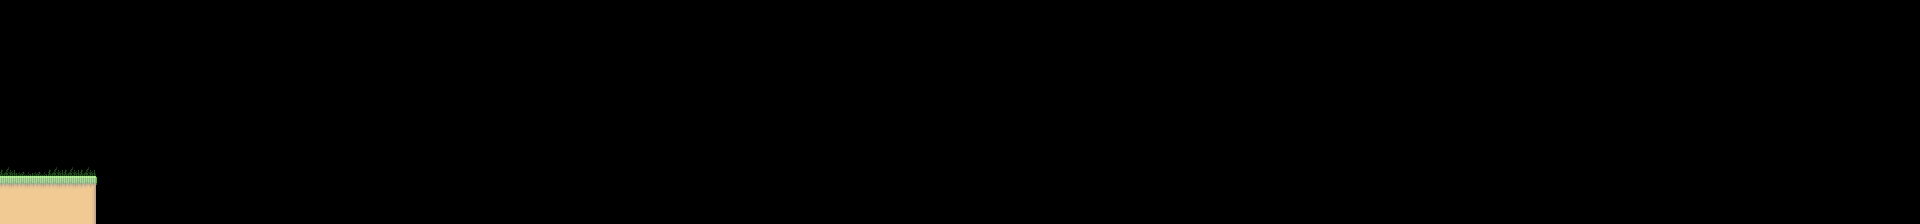

The image is a tile-based game level rendered from a .tmx file. Its description and source (layers, tilesets, objects; grid data summarised) follow:
An orthogonal 120x14 tile map with 16x16 px tiles, 12 tile layers (Back1, Back2, Back3, Grass, ...), 3 tilesets and 2 objects.

<map version="1.2" tiledversion="1.3.4" orientation="orthogonal" renderorder="right-down" width="120" height="14" tilewidth="16" tileheight="16" infinite="0" nextlayerid="20" nextobjectid="218">
 <properties>
  <property name="background_back" value="bg1_back" />
  <property name="background_front" value="bg1_front" />
 </properties>
 <tileset firstgid="1" name="blocks" tilewidth="16" tileheight="16" tilecount="16" columns="4">
  <image source="../blocks.png" width="64" height="64" />
  <tile id="0">
   <properties>
    <property name="block" value="" />
   </properties>
  </tile>
  <tile id="1">
   <properties>
    <property name="top_block" value="" />
   </properties>
  </tile>
  <tile id="2">
   <properties>
    <property name="slider" value="" />
   </properties>
  </tile>
  <tile id="3">
   <properties>
    <property name="top_slider" value="" />
   </properties>
  </tile>
  <tile id="4">
   <properties>
    <property name="water" value="" />
   </properties>
  </tile>
  <tile id="5">
   <properties>
    <property name="spike" value="" />
   </properties>
  </tile>
  <tile id="6">
   <properties>
    <property name="poison" value="" />
   </properties>
  </tile>
  <tile id="7">
   <properties>
    <property name="death" value="" />
   </properties>
  </tile>
  <tile id="8">
   <properties>
    <property name="block" value="" />
    <property name="climb" value="" />
   </properties>
  </tile>
 </tileset>
 <tileset firstgid="17" name="tileset" tilewidth="16" tileheight="16" spacing="2" margin="1" tilecount="784" columns="28">
  <image source="../tileset1.png" width="512" height="512" />
  <tile id="169">
   <animation>
    <frame tileid="169" duration="100" />
    <frame tileid="170" duration="100" />
    <frame tileid="171" duration="100" />
    <frame tileid="172" duration="100" />
    <frame tileid="173" duration="100" />
   </animation>
  </tile>
 </tileset>
 <tileset firstgid="801" name="objects" tilewidth="92" tileheight="49" tilecount="29" columns="0">
  <grid orientation="orthogonal" width="32" height="32" />
  <tile id="0">
   <properties>
    <property name="type" value="player" />
   </properties>
   <image width="32" height="32" source="../objects/player.png" />
  </tile>
  <tile id="1">
   <properties>
    <property name="direction" value="left" />
    <property name="group" value="" />
    <property name="speed" type="float" value="28" />
    <property name="type" value="crab" />
    <property name="watch_edge" type="bool" value="true" />
   </properties>
   <image width="32" height="17" source="../objects/crab.png" />
  </tile>
  <tile id="2">
   <properties>
    <property name="active" value="false" />
    <property name="gravity" type="float" value="-700" />
    <property name="group" value="" />
    <property name="start_speed" type="float" value="420" />
    <property name="type" value="piranha" />
    <property name="wait" type="float" value="1" />
   </properties>
   <image width="22" height="30" source="../objects/piranha.png" />
  </tile>
  <tile id="3">
   <properties>
    <property name="active" value="false" />
    <property name="group" value="" />
    <property name="move_type" value="fc" />
    <property name="path" value="" />
    <property name="slowing" type="bool" value="true" />
    <property name="speed" type="float" value="60" />
    <property name="start_index" type="int" value="0" />
    <property name="type" value="watermine" />
    <property name="wait_time" type="float" value="0" />
   </properties>
   <image width="32" height="32" source="../objects/watermine.png" />
  </tile>
  <tile id="4">
   <properties>
    <property name="item" value="" />
    <property name="type" value="box" />
   </properties>
   <image width="16" height="16" source="../objects/box.png" />
  </tile>
  <tile id="5">
   <properties>
    <property name="type" value="floppy" />
   </properties>
   <image width="16" height="16" source="../objects/floppy.png" />
  </tile>
  <tile id="6">
   <properties>
    <property name="type" value="lollipop" />
   </properties>
   <image width="16" height="16" source="../objects/lollipop.png" />
  </tile>
  <tile id="7">
   <properties>
    <property name="type" value="tequila" />
   </properties>
   <image width="16" height="16" source="../objects/tequila.png" />
  </tile>
  <tile id="8">
   <properties>
    <property name="active" value="false" />
    <property name="group" value="" />
    <property name="move_type" value="fc" />
    <property name="offset" type="int" value="1" />
    <property name="path" value="" />
    <property name="slowing" type="bool" value="true" />
    <property name="speed" type="float" value="0" />
    <property name="sprite" value="platform1" />
    <property name="start_index" type="int" value="0" />
    <property name="type" value="platform" />
    <property name="wait_time" type="float" value="0" />
   </properties>
   <image width="31" height="8" source="../objects/platform1.png" />
  </tile>
  <tile id="9">
   <properties>
    <property name="delay" type="float" value="0.33" />
    <property name="distance" type="float" value="64" />
    <property name="group" value="" />
    <property name="type" value="coconut" />
   </properties>
   <image width="12" height="17" source="../objects/coconut.png" />
  </tile>
  <tile id="10">
   <properties>
    <property name="type" value="spike" />
   </properties>
   <image width="16" height="12" source="../objects/spike.png" />
  </tile>
  <tile id="11">
   <properties>
    <property name="type" value="falling_platform" />
   </properties>
   <image width="16" height="8" source="../objects/falling_floor1.png" />
  </tile>
  <tile id="12">
   <properties>
    <property name="active" value="false" />
    <property name="direction" value="left" />
    <property name="group" value="" />
    <property name="speed" type="float" value="20" />
    <property name="type" value="hedgehog" />
    <property name="watch_edge" type="bool" value="true" />
   </properties>
   <image width="25" height="14" source="../objects/hedgehog.png" />
  </tile>
  <tile id="13">
   <properties>
    <property name="type" value="dplatform" />
   </properties>
   <image width="16" height="16" source="../objects/dplatform.png" />
  </tile>
  <tile id="14">
   <properties>
    <property name="active" value="false" />
    <property name="direction" value="left" />
    <property name="forward_speed" type="float" value="100" />
    <property name="group" value="" />
    <property name="jump_speed" type="float" value="200" />
    <property name="type" value="frog" />
    <property name="wait" type="float" value="0.6" />
   </properties>
   <image width="22" height="15" source="../objects/frog.png" />
  </tile>
  <tile id="15">
   <properties>
    <property name="type" value="tram" />
   </properties>
   <image width="24" height="17" source="../objects/tram.png" />
  </tile>
  <tile id="17">
   <properties>
    <property name="jump_speed" type="float" value="600" />
    <property name="type" value="springboard" />
   </properties>
   <image width="20" height="13" source="../objects/springboard.png" />
  </tile>
  <tile id="18">
   <properties>
    <property name="active" value="false" />
    <property name="move_type" value="fc" />
    <property name="path" value="" />
    <property name="slowing" type="bool" value="true" />
    <property name="speed" type="float" value="60" />
    <property name="sprite" value="movable1" />
    <property name="start" type="bool" value="false" />
    <property name="start_index" type="int" value="0" />
    <property name="type" value="movable" />
    <property name="wait_time" type="float" value="0" />
   </properties>
   <image width="49" height="16" source="../objects/movable1.png" />
  </tile>
  <tile id="19">
   <properties>
    <property name="inverse" type="bool" value="false" />
    <property name="names" value="" />
    <property name="repeat_time" type="float" value="0" />
    <property name="type" value="button" />
   </properties>
   <image width="16" height="5" source="../objects/button1.png" />
  </tile>
  <tile id="20">
   <properties>
    <property name="type" value="oxygen" />
   </properties>
   <image width="32" height="32" source="../objects/oxygen.png" />
  </tile>
  <tile id="21">
   <properties>
    <property name="left" type="bool" value="false" />
    <property name="type" value="exit" />
   </properties>
   <image width="16" height="16" source="../objects/exit.png" />
  </tile>
  <tile id="22">
   <properties>
    <property name="cutscene" type="bool" value="false" />
    <property name="once" type="bool" value="false" />
    <property name="path" value="" />
    <property name="type" value="action" />
   </properties>
   <image width="16" height="16" source="../objects/action.png" />
  </tile>
  <tile id="23">
   <properties>
    <property name="names" value="" />
    <property name="type" value="kill_switch" />
   </properties>
   <image width="16" height="16" source="../objects/kill_switch.png" />
  </tile>
  <tile id="24">
   <properties>
    <property name="bottom" value="" />
    <property name="fade" type="bool" value="false" />
    <property name="left" value="" />
    <property name="right" value="" />
    <property name="top" value="" />
    <property name="type" value="camera_limit_trigger" />
   </properties>
   <image width="16" height="16" source="../objects/camera_limit_trigger.png" />
  </tile>
  <tile id="25">
   <properties>
    <property name="type" value="revive" />
   </properties>
   <image width="16" height="16" source="../objects/revive.png" />
  </tile>
  <tile id="26">
   <properties>
    <property name="type" value="target" />
   </properties>
   <image width="16" height="16" source="../objects/target.png" />
  </tile>
  <tile id="27">
   <properties>
    <property name="active" value="false" />
    <property name="direction" value="left" />
    <property name="group" value="" />
    <property name="move_type" value="fc" />
    <property name="path" value="" />
    <property name="slowing" type="bool" value="true" />
    <property name="speed" type="float" value="60" />
    <property name="start_index" type="int" value="0" />
    <property name="type" value="purple_piranha" />
    <property name="wait_time" type="float" value="0" />
   </properties>
   <image width="32" height="32" source="../objects/purple_piranha.png" />
  </tile>
  <tile id="28">
   <properties>
    <property name="active" value="false" />
    <property name="move_type" value="fc" />
    <property name="path" value="" />
    <property name="slowing" type="bool" value="true" />
    <property name="speed" type="float" value="60" />
    <property name="sprite" value="movable1_vertical" />
    <property name="start" type="bool" value="false" />
    <property name="start_index" type="int" value="0" />
    <property name="type" value="movable" />
    <property name="wait_time" type="float" value="0" />
   </properties>
   <image width="17" height="49" source="../objects/movable1_vertical.png" />
  </tile>
  <tile id="1000">
   <properties>
    <property name="active" value="false" />
    <property name="move_type" value="fc" />
    <property name="path" value="" />
    <property name="slowing" type="bool" value="true" />
    <property name="speed" type="float" value="60" />
    <property name="sprite" value="ufo" />
    <property name="start" type="bool" value="false" />
    <property name="start_index" type="int" value="0" />
    <property name="type" value="ufo" />
    <property name="wait_time" type="float" value="0" />
   </properties>
   <image width="92" height="34" source="../objects/ufo.png" />
  </tile>
 </tileset>
 <layer id="2" name="Back1" width="120" height="14">
  <data>[1680 cells, 0 non-empty, 0 distinct tile ids]</data>
 </layer>
 <layer id="12" name="Back2" width="120" height="14">
  <data>[1680 cells, 0 non-empty, 0 distinct tile ids]</data>
 </layer>
 <layer id="19" name="Back3" width="120" height="14">
  <data>[1680 cells, 0 non-empty, 0 distinct tile ids]</data>
 </layer>
 <layer id="13" name="Grass" width="120" height="14">
  <data>[1680 cells, 6 non-empty, 2 distinct tile ids]</data>
 </layer>
 <objectgroup id="4" name="Objects">
  <properties>
   <property name="neighbour" value="right" />
   <property name="speed" type="float" value="3" />
  </properties>
  <object id="215" gid="1801" x="128" y="160" width="92" height="34" />
  <object id="217" gid="801" x="32" y="176" width="32" height="32" />
 </objectgroup>
 <layer id="6" name="Ground" width="120" height="14">
  <data>[1680 cells, 19 non-empty, 5 distinct tile ids]</data>
 </layer>
 <layer id="10" name="Water" width="120" height="14">
  <data>[1680 cells, 0 non-empty, 0 distinct tile ids]</data>
 </layer>
 <layer id="5" name="Secret" width="120" height="14">
  <properties>
   <property name="secret" value="" />
  </properties>
  <data>[1680 cells, 0 non-empty, 0 distinct tile ids]</data>
 </layer>
 <layer id="11" name="Front1" width="120" height="14">
  <data>[1680 cells, 0 non-empty, 0 distinct tile ids]</data>
 </layer>
 <layer id="7" name="Front2" width="120" height="14">
  <data>[1680 cells, 0 non-empty, 0 distinct tile ids]</data>
 </layer>
 <layer id="3" name="Front3" width="120" height="14">
  <data>[1680 cells, 0 non-empty, 0 distinct tile ids]</data>
 </layer>
 <layer id="14" name="Manual Blocks" width="120" height="14">
  <properties>
   <property name="block" value="" />
  </properties>
  <data>[1680 cells, 0 non-empty, 0 distinct tile ids]</data>
 </layer>
 <layer id="8" name="Blocks" width="120" height="14">
  <properties>
   <property name="block" value="" />
  </properties>
  <data>[1680 cells, 18 non-empty, 1 distinct tile ids]</data>
 </layer>
</map>
